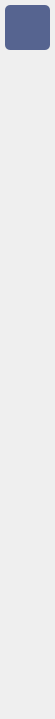
        <widget class="QFrame" name="frameLeft">
         <property name="minimumSize">
          <size>
           <width>55</width>
           <height>0</height>
          </size>
         </property>
         <property name="maximumSize">
          <size>
           <width>55</width>
           <height>16777215</height>
          </size>
         </property>
         <property name="styleSheet">
          <string notr="true">#frameLeft {	
	background-color: #6272a4;
	border-top: 1px solid #566490;
}</string>
         </property>
         <property name="locale">
          <locale language="English" country="UnitedStates"/>
         </property>
         <property name="frameShape">
          <enum>QFrame::Shape::NoFrame</enum>
         </property>
         <property name="frameShadow">
          <enum>QFrame::Shadow::Raised</enum>
         </property>
         <layout class="QGridLayout" name="gridLayout_3">
          <property name="leftMargin">
           <number>0</number>
          </property>
          <property name="topMargin">
           <number>0</number>
          </property>
          <property name="rightMargin">
           <number>0</number>
          </property>
          <property name="bottomMargin">
           <number>0</number>
          </property>
          <property name="horizontalSpacing">
           <number>0</number>
          </property>
          <item row="0" column="0" rowspan="2" colspan="2">
           <layout class="QVBoxLayout" name="verticalLayout">
            <property name="spacing">
             <number>5</number>
            </property>
            <property name="leftMargin">
             <number>5</number>
            </property>
            <property name="topMargin">
             <number>5</number>
            </property>
            <property name="rightMargin">
             <number>5</number>
            </property>
            <property name="bottomMargin">
             <number>5</number>
            </property>
            <item>
             <widget class="QPushButton" name="pushButtonOpenScope">
              <property name="sizePolicy">
               <sizepolicy hsizetype="Fixed" vsizetype="Fixed">
                <horstretch>0</horstretch>
                <verstretch>0</verstretch>
               </sizepolicy>
              </property>
              <property name="minimumSize">
               <size>
                <width>45</width>
                <height>45</height>
               </size>
              </property>
              <property name="maximumSize">
               <size>
                <width>45</width>
                <height>45</height>
               </size>
              </property>
              <property name="toolTip">
               <string>Scope</string>
              </property>
              <property name="statusTip">
               <string/>
              </property>
              <property name="whatsThis">
               <string/>
              </property>
              <property name="styleSheet">
               <string notr="true">QPushButton {	
	background-color: rgba(255, 255, 255, 0);
	border: none; 
	border-radius: 5px;
	color: white;
}

QPushButton:hover {
	background-color: #7284b9;
	border-style: solid;
	color: white;
}
QPushButton:checked {
	background-color: #566490;
	border-style: solid;
	color: white;
}</string>
              </property>
              <property name="locale">
               <locale language="English" country="UnitedStates"/>
              </property>
              <property name="text">
               <string/>
              </property>
              <property name="icon">
               <iconset resource="q_resources.qrc">
                <normaloff>:/icons/icons/icon_line_chart.png</normaloff>:/icons/icons/icon_line_chart.png</iconset>
              </property>
              <property name="iconSize">
               <size>
                <width>30</width>
                <height>30</height>
               </size>
              </property>
              <property name="checkable">
               <bool>true</bool>
              </property>
              <property name="checked">
               <bool>true</bool>
              </property>
             </widget>
            </item>
            <item>
             <widget class="QPushButton" name="pushButtonOpenScopeFRA">
              <property name="enabled">
               <bool>true</bool>
              </property>
              <property name="sizePolicy">
               <sizepolicy hsizetype="Fixed" vsizetype="Fixed">
                <horstretch>0</horstretch>
                <verstretch>0</verstretch>
               </sizepolicy>
              </property>
              <property name="minimumSize">
               <size>
                <width>45</width>
                <height>45</height>
               </size>
              </property>
              <property name="maximumSize">
               <size>
                <width>45</width>
                <height>45</height>
               </size>
              </property>
              <property name="toolTip">
               <string>FRA</string>
              </property>
              <property name="styleSheet">
               <string notr="true">QPushButton {	
	background-color: rgba(255, 255, 255, 0);
	border: none; 
	border-radius: 5px;
	color: white;
}

QPushButton:hover {
	background-color: #7284b9;
	border-style: solid;
	color: white;
}
QPushButton:checked {
	background-color: #566490;
	border-style: solid;
	color: white;
}</string>
              </property>
              <property name="locale">
               <locale language="English" country="UnitedStates"/>
              </property>
              <property name="text">
               <string/>
              </property>
              <property name="icon">
               <iconset resource="q_resources.qrc">
                <normaloff>:/icons/icons/icon_fra.png</normaloff>:/icons/icons/icon_fra.png</iconset>
              </property>
              <property name="iconSize">
               <size>
                <width>35</width>
                <height>35</height>
               </size>
              </property>
              <property name="checkable">
               <bool>true</bool>
              </property>
             </widget>
            </item>
            <item>
             <widget class="QPushButton" name="pushButtonOpenMath">
              <property name="sizePolicy">
               <sizepolicy hsizetype="Fixed" vsizetype="Fixed">
                <horstretch>0</horstretch>
                <verstretch>0</verstretch>
               </sizepolicy>
              </property>
              <property name="minimumSize">
               <size>
                <width>45</width>
                <height>45</height>
               </size>
              </property>
              <property name="maximumSize">
               <size>
                <width>45</width>
                <height>45</height>
               </size>
              </property>
              <property name="toolTip">
               <string>&lt;html&gt;&lt;head/&gt;&lt;body&gt;&lt;p&gt;Math&lt;/p&gt;&lt;/body&gt;&lt;/html&gt;</string>
              </property>
              <property name="styleSheet">
               <string notr="true">QPushButton {	
	background-color: rgba(255, 255, 255, 0);
	border: none; 
	border-radius: 5px;
	color: white;
}

QPushButton:hover {
	background-color: #7284b9;
	border-style: solid;
	color: white;
}
QPushButton:checked {
	background-color: #566490;
	border-style: solid;
	color: white;
}</string>
              </property>
              <property name="locale">
               <locale language="English" country="UnitedStates"/>
              </property>
              <property name="text">
               <string/>
              </property>
              <property name="icon">
               <iconset resource="q_resources.qrc">
                <normaloff>:/icons/icons/icon_math.png</normaloff>:/icons/icons/icon_math.png</iconset>
              </property>
              <property name="iconSize">
               <size>
                <width>35</width>
                <height>35</height>
               </size>
              </property>
              <property name="checkable">
               <bool>true</bool>
              </property>
             </widget>
            </item>
            <item>
             <spacer name="verticalSpacer">
              <property name="locale">
               <locale language="English" country="UnitedStates"/>
              </property>
              <property name="orientation">
               <enum>Qt::Orientation::Vertical</enum>
              </property>
              <property name="sizeHint" stdset="0">
               <size>
                <width>20</width>
                <height>464</height>
               </size>
              </property>
             </spacer>
            </item>
            <item>
             <widget class="QPushButton" name="pushButtonOpenLog">
              <property name="sizePolicy">
               <sizepolicy hsizetype="Fixed" vsizetype="Fixed">
                <horstretch>115</horstretch>
                <verstretch>45</verstretch>
               </sizepolicy>
              </property>
              <property name="minimumSize">
               <size>
                <width>45</width>
                <height>45</height>
               </size>
              </property>
              <property name="maximumSize">
               <size>
                <width>45</width>
                <height>45</height>
               </size>
              </property>
              <property name="toolTip">
               <string>Log</string>
              </property>
              <property name="styleSheet">
               <string notr="true">QPushButton {	
	background-color: rgba(255, 255, 255, 0);
	border: none; 
	border-radius: 5px;
	color: white;
}

QPushButton:hover {
	background-color: #7284b9;
	border-style: solid;
	color: white;
}
QPushButton:checked {
	background-color: #566490;
	border-style: solid;
	color: white;
}</string>
              </property>
              <property name="locale">
               <locale language="English" country="UnitedStates"/>
              </property>
              <property name="text">
               <string/>
              </property>
              <property name="icon">
               <iconset resource="q_resources.qrc">
                <normaloff>:/icons/icons/icon_log.png</normaloff>:/icons/icons/icon_log.png</iconset>
              </property>
              <property name="iconSize">
               <size>
                <width>25</width>
                <height>25</height>
               </size>
              </property>
              <property name="checkable">
               <bool>true</bool>
              </property>
             </widget>
            </item>
            <item>
             <widget class="QPushButton" name="pushButtonOpenSettings">
              <property name="sizePolicy">
               <sizepolicy hsizetype="Fixed" vsizetype="Fixed">
                <horstretch>0</horstretch>
                <verstretch>0</verstretch>
               </sizepolicy>
              </property>
              <property name="minimumSize">
               <size>
                <width>45</width>
                <height>45</height>
               </size>
              </property>
              <property name="maximumSize">
               <size>
                <width>45</width>
                <height>45</height>
               </size>
              </property>
              <property name="toolTip">
               <string>Settings</string>
              </property>
              <property name="styleSheet">
               <string notr="true">QPushButton {	
	background-color: rgba(255, 255, 255, 0);
	border: none; 
	border-radius: 5px;
	color: white;
}

QPushButton:hover {
	background-color: #7284b9;
	border-style: solid;
	color: white;
}
QPushButton:checked {
	background-color: #566490;
	border-style: solid;
	color: white;
}</string>
              </property>
              <property name="locale">
               <locale language="English" country="UnitedStates"/>
              </property>
              <property name="text">
               <string/>
              </property>
              <property name="icon">
               <iconset resource="q_resources.qrc">
                <normaloff>:/icons/icons/icon_settings.png</normaloff>:/icons/icons/icon_settings.png</iconset>
              </property>
              <property name="iconSize">
               <size>
                <width>25</width>
                <height>25</height>
               </size>
              </property>
              <property name="checkable">
               <bool>true</bool>
              </property>
              <property name="checked">
               <bool>false</bool>
              </property>
             </widget>
            </item>
           </layout>
          </item>
         </layout>
        </widget>
